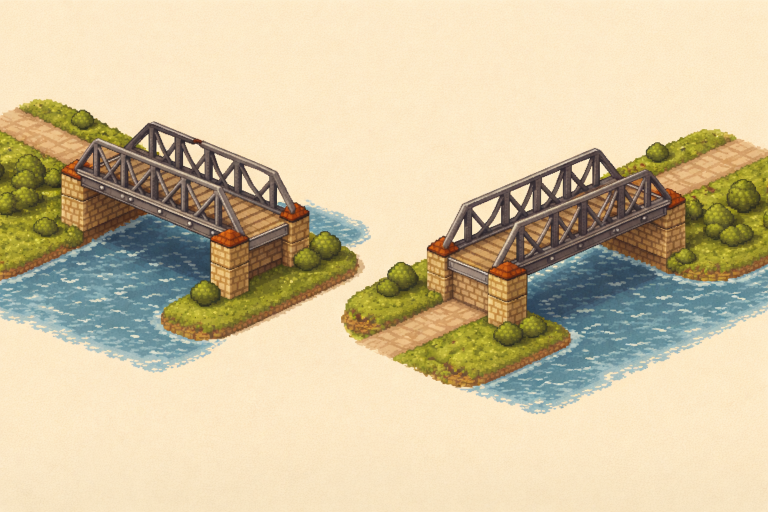
#> input picture edytory/wzory_pixelart/mostystalowomurowane.png, 1536 x 1024 px, found by its file name (shown at 1/2 size)
$ python extract_bridges.py
#> lines starting #> are read from the running program, lines starting #| are printed output that depends on the picture
from __future__ import annotations

import argparse
from pathlib import Path

from PIL import Image


def _non_bg_bbox(img: Image.Image, *, bg_rgb: tuple[int, int, int] = (248, 235, 209), tol: int = 18) -> tuple[int, int, int, int] | None:
    """BBox of pixels that differ from background color by more than tol."""
    rgb = img.convert("RGB")
    px = rgb.load()
    w, h = rgb.size

    min_x, min_y = w, h
    max_x, max_y = -1, -1

    br, bg, bb = bg_rgb

    for y in range(h):
        for x in range(w):
            r, g, b = px[x, y]
            if abs(r - br) > tol or abs(g - bg) > tol or abs(b - bb) > tol:
                if x < min_x:
                    min_x = x
                if y < min_y:
                    min_y = y
                if x > max_x:
                    max_x = x
                if y > max_y:
                    max_y = y

    if max_x < 0:
        return None

    return (min_x, min_y, max_x + 1, max_y + 1)


def _crop_half(img: Image.Image, which: str) -> Image.Image:
    w, h = img.size
    mid = w // 2
    if which == "left":
        return img.crop((0, 0, mid, h))
    if which == "right":
        return img.crop((mid, 0, w, h))
    raise ValueError(which)


def _make_bg_transparent(img: Image.Image, *, bg_rgb: tuple[int, int, int] = (248, 235, 209), tol: int = 18) -> Image.Image:
    rgba = img.convert("RGBA")
    data = rgba.getdata()
    br, bg, bb = bg_rgb

    new_data = []
    for r, g, b, a in data:
        if abs(r - br) <= tol and abs(g - bg) <= tol and abs(b - bb) <= tol:
            new_data.append((r, g, b, 0))
        else:
            new_data.append((r, g, b, 255))

    rgba.putdata(new_data)
    return rgba


def _tighten(img: Image.Image, *, pad: int = 6, bg_rgb: tuple[int, int, int] = (248, 235, 209), tol: int = 18) -> Image.Image:
    bbox = _non_bg_bbox(img, bg_rgb=bg_rgb, tol=tol)
    if bbox is None:
        return img

    left, top, right, bottom = bbox
    left = max(0, left - pad)
    top = max(0, top - pad)
    right = min(img.size[0], right + pad)
    bottom = min(img.size[1], bottom + pad)
    return img.crop((left, top, right, bottom))


def main() -> int:
    parser = argparse.ArgumentParser(description="Wytnij dwa mosty (lewy/prawy) z obrazka i zapisz jako PNG z alfa.")
    parser.add_argument(
        "--input",
        default=str(Path("edytory") / "wzory_pixelart" / "mostystalowomurowane.png"),
        help="Ścieżka do obrazka wejściowego",
    )
    parser.add_argument(
        "--outdir",
        default=str(Path("assets") / "terrain" / "presets" / "custom"),
        help="Folder wyjściowy",
    )
    parser.add_argument("--prefix", default="most_stalowo_murowany", help="Prefiks nazw plików wyjściowych")
    args = parser.parse_args()

    input_path = Path(args.input)
    outdir = Path(args.outdir)
    outdir.mkdir(parents=True, exist_ok=True)

    img = Image.open(input_path)
#> img is the input picture: PIL image 1536x1024 RGB; mean R, G, B 208.6, 193.7, 159.3

    left = _tighten(_crop_half(img, "left"))
#> in _crop_half, `return img.crop((0, 0, mid, h))`:
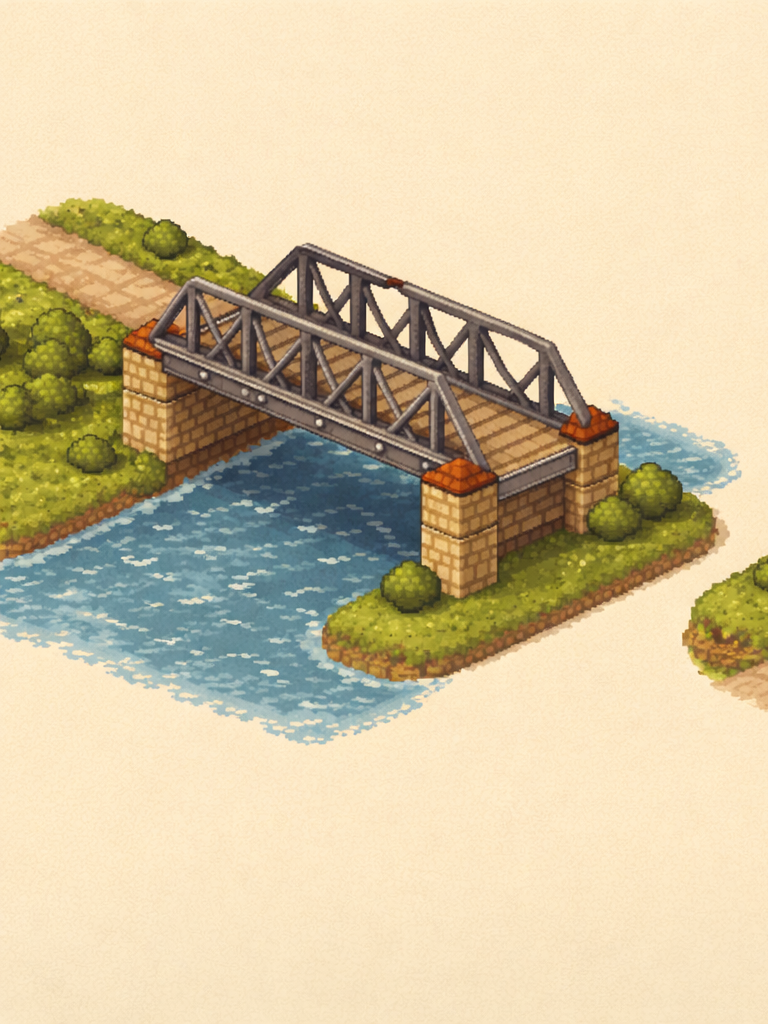
#> returned value: PIL image 768x1024 RGB; mean R, G, B 210, 195, 160.8
#> in _non_bg_bbox, `br, bg, bb = bg_rgb`: br = 248; bg = 235; bb = 209
#> after the loop in _non_bg_bbox, `for y in range(h):`: max_x = 767; max_y = 1023; min_x = 0; min_y = 10
#> in _tighten, `bbox = _non_bg_bbox(img, bg_rgb=bg_rgb, tol=tol)`: bbox = (0, 10, 768, 1024)
#> in _tighten, `left, top, right, bottom = bbox`: left = 0; top = 10; right = 768; bottom = 1024
#> in _tighten, `top = max(0, top - pad)`: top = 4
#> in _tighten, `return img.crop((left, top, right, bottom))`:
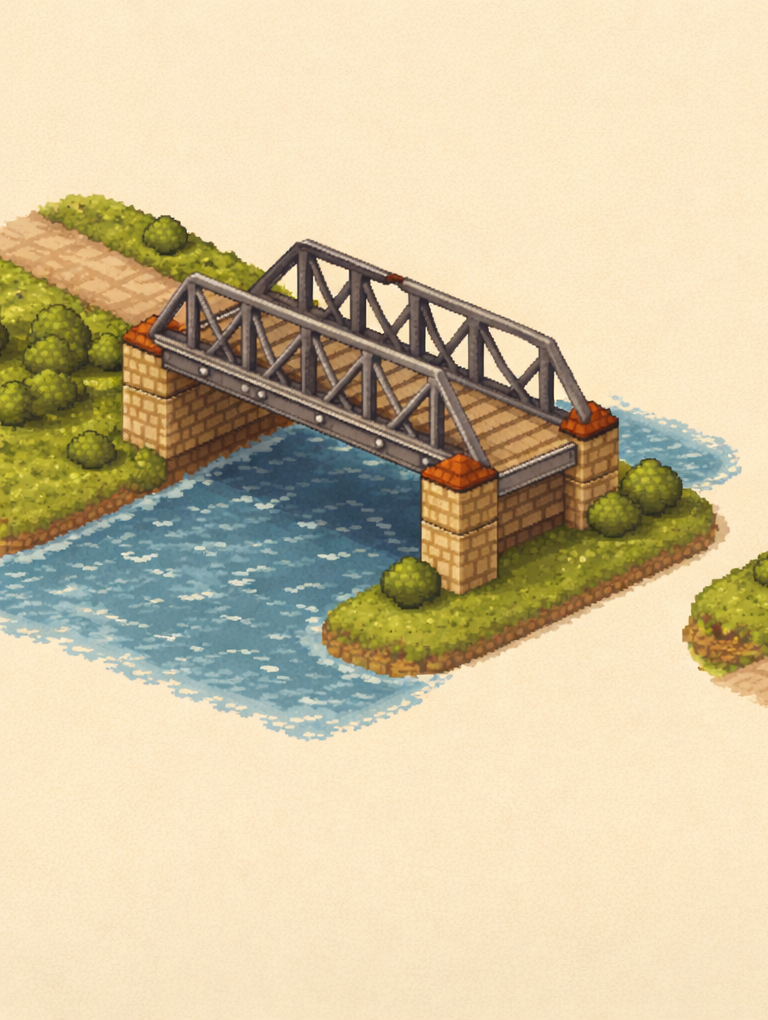
#> returned value: PIL image 768x1020 RGB; mean R, G, B 209.8, 194.8, 160.6
    right = _tighten(_crop_half(img, "right"))
#> call 2 of _crop_half, with which = 'right'
#> in _crop_half (call 2), `return img.crop((mid, 0, w, h))`:
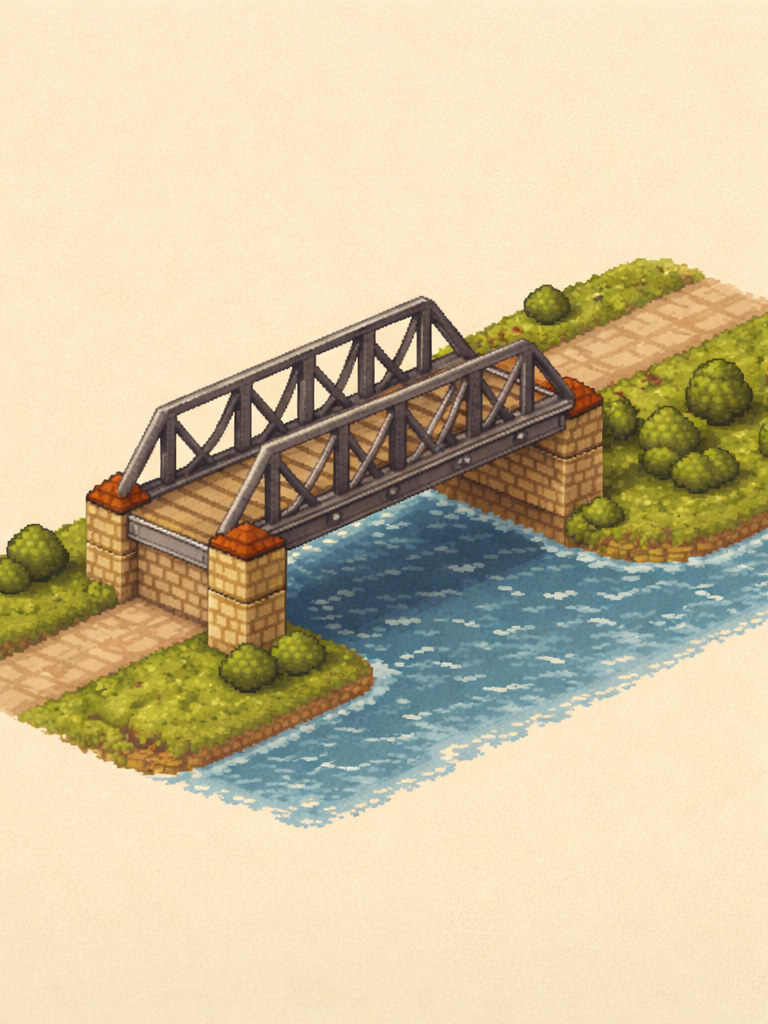
#> returned value: PIL image 768x1024 RGB; mean R, G, B 207.2, 192.4, 157.9
#> call 2 of _tighten, with pad = 6, bg_rgb = (248, 235, 209), tol = 18
#> in _tighten (call 2), `bbox = _non_bg_bbox(img, bg_rgb=bg_rgb, tol=tol)`: bbox = (0, 11, 768, 1024)
#> in _tighten (call 2), `left, top, right, bottom = bbox`: top = 11
#> in _tighten (call 2), `top = max(0, top - pad)`: top = 5
#> in _tighten (call 2), `return img.crop((left, top, right, bottom))`:
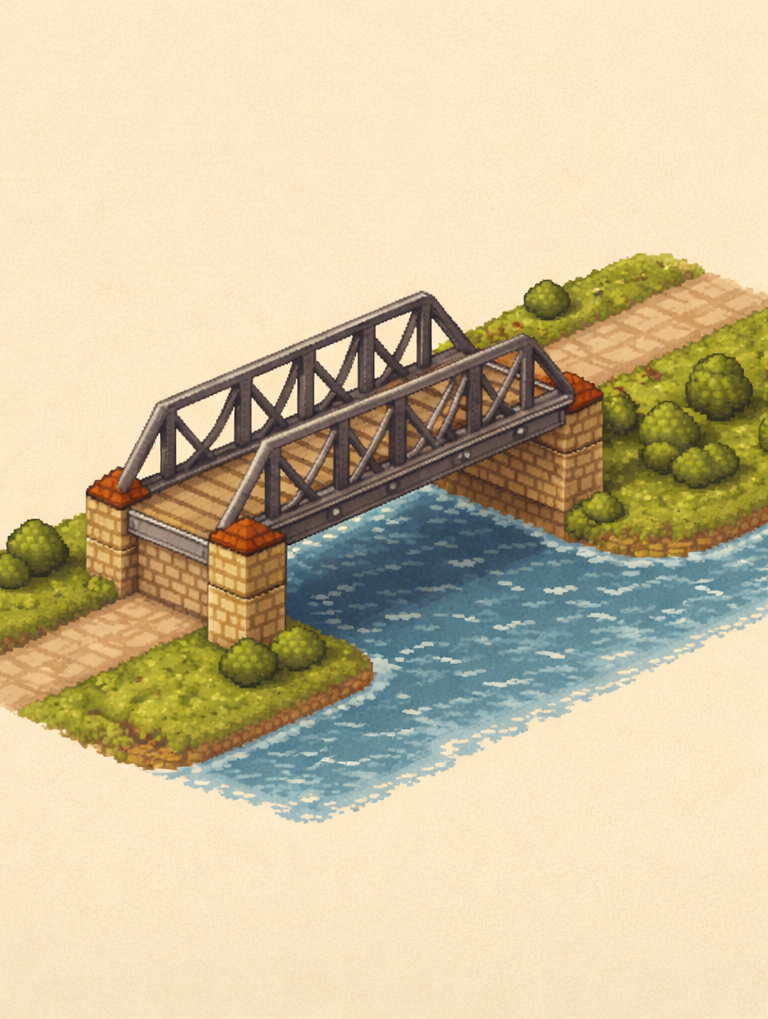
#> returned value: PIL image 768x1019 RGB; mean R, G, B 207, 192.2, 157.7

    left = _make_bg_transparent(left)
#> the loop in _make_bg_transparent, `for r, g, b, a in data:` made 783360 passes
#> (r, g, b) on passes 1 to 3: (253, 235, 204), (253, 236, 204), (254, 237, 204)
#> after the loop in _make_bg_transparent, `for r, g, b, a in data:`: new_data = 783360 items
#> in _make_bg_transparent, `rgba.putdata(new_data)`:
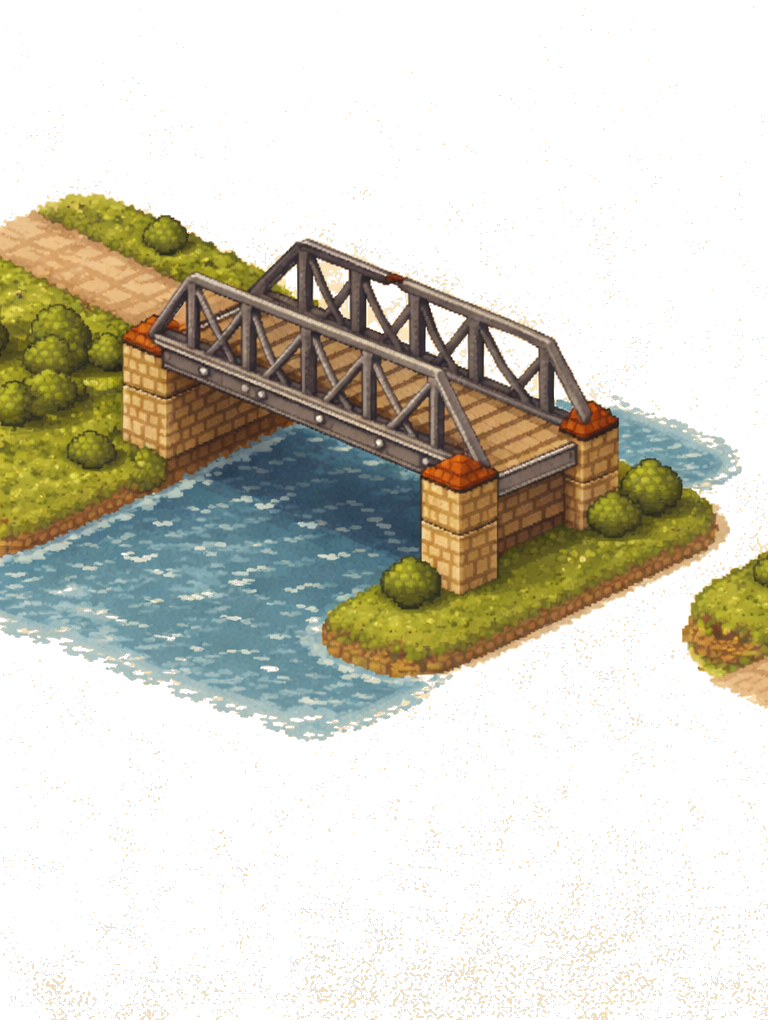
#> rgba: PIL image 768x1020 RGBA; mean R, G, B, A 209.8, 194.8, 160.6, 95; transparent parts drawn white
    right = _make_bg_transparent(right)
#> call 2 of _make_bg_transparent, with bg_rgb = (248, 235, 209), tol = 18
#> the loop in _make_bg_transparent (call 2), `for r, g, b, a in data:` made 782592 passes
#> (r, g, b) on passes 1 to 3: (253, 235, 201), (253, 233, 199), (253, 235, 199)
#> after the loop in _make_bg_transparent (call 2), `for r, g, b, a in data:`: new_data = 782592 items
#> in _make_bg_transparent (call 2), `rgba.putdata(new_data)`:
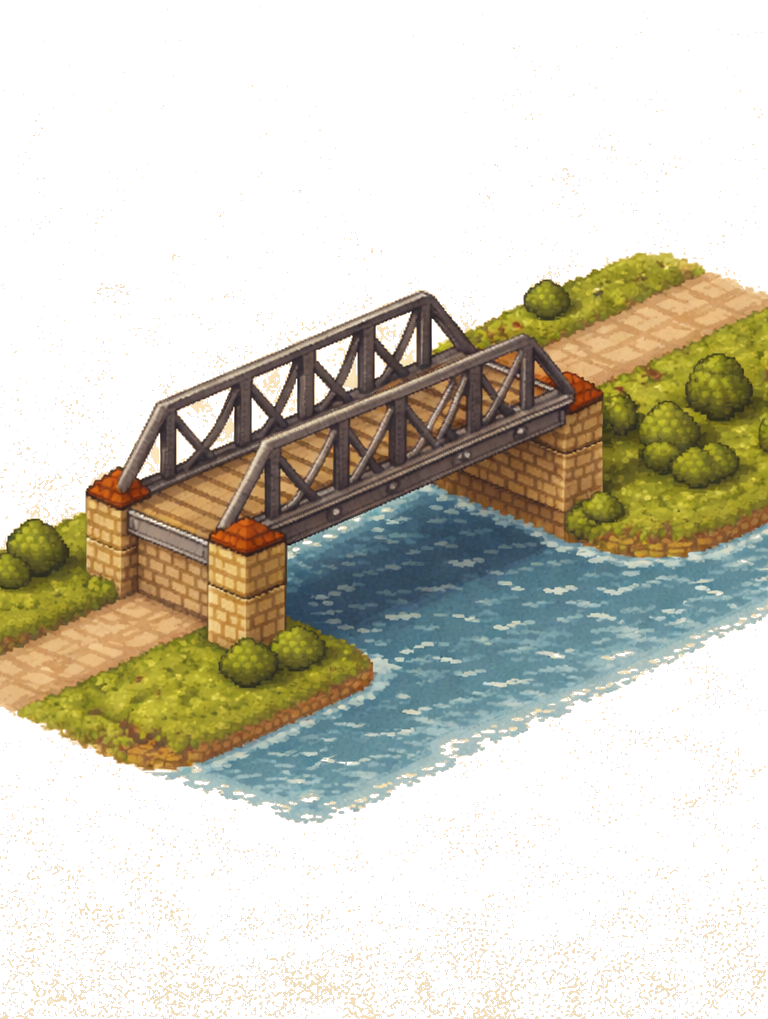
#> rgba: PIL image 768x1019 RGBA; mean R, G, B, A 207, 192.2, 157.7, 102.6; transparent parts drawn white

    left_out = outdir / f"{args.prefix}_lewy.png"
    right_out = outdir / f"{args.prefix}_prawy.png"

    left.save(left_out)
    right.save(right_out)

    print(f"OK: {left_out} ({left.size[0]}x{left.size[1]})")
#| OK: assets/terrain/presets/custom/most_stalowo_murowany_lewy.png (768x1020)
    print(f"OK: {right_out} ({right.size[0]}x{right.size[1]})")
#| OK: assets/terrain/presets/custom/most_stalowo_murowany_prawy.png (768x1019)
    return 0


if __name__ == "__main__":
    raise SystemExit(main())
#> (the program exits here)
